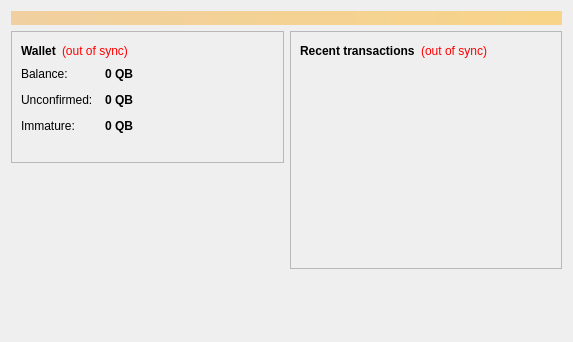
<?xml version="1.0" encoding="UTF-8"?>
<ui version="4.0">
 <class>OverviewPage</class>
 <widget class="QWidget" name="OverviewPage">
  <property name="geometry">
   <rect>
    <x>0</x>
    <y>0</y>
    <width>573</width>
    <height>342</height>
   </rect>
  </property>
  <property name="windowTitle">
   <string>Form</string>
  </property>
  <layout class="QVBoxLayout" name="topLayout">
   <item>
    <widget class="QLabel" name="labelAlerts">
     <property name="visible">
      <bool>false</bool>
     </property>
     <property name="styleSheet">
      <string notr="true">background-color: qlineargradient(x1: 0, y1: 0, x2: 1, y2: 0, stop:0 #F0D0A0, stop:1 #F8D488); color:#000000;</string>
     </property>
     <property name="wordWrap">
      <bool>true</bool>
     </property>
     <property name="margin">
      <number>3</number>
     </property>
    </widget>
   </item>
   <item>
    <layout class="QHBoxLayout" name="horizontalLayout" stretch="1,1">
     <item>
      <layout class="QVBoxLayout" name="verticalLayout_2">
       <item>
        <widget class="QFrame" name="frame">
         <property name="frameShape">
          <enum>QFrame::StyledPanel</enum>
         </property>
         <property name="frameShadow">
          <enum>QFrame::Raised</enum>
         </property>
         <layout class="QVBoxLayout" name="verticalLayout_4">
          <item>
           <layout class="QHBoxLayout" name="horizontalLayout_4">
            <item>
             <widget class="QLabel" name="label_5">
              <property name="font">
               <font>
                <weight>75</weight>
                <bold>true</bold>
               </font>
              </property>
              <property name="text">
               <string>Wallet</string>
              </property>
             </widget>
            </item>
            <item>
             <widget class="QLabel" name="labelWalletStatus">
              <property name="toolTip">
               <string>&lt;html&gt;&lt;head/&gt;&lt;body&gt;&lt;p&gt;The displayed information may be out of date. Your wallet automatically synchronizes with the Quark network after a connection is established, but this process has not completed yet.&lt;/p&gt;&lt;/body&gt;&lt;/html&gt;</string>
              </property>
              <property name="styleSheet">
               <string notr="true">QLabel { color: red; }</string>
              </property>
              <property name="text">
               <string notr="true">(out of sync)</string>
              </property>
              <property name="alignment">
               <set>Qt::AlignLeading|Qt::AlignLeft|Qt::AlignVCenter</set>
              </property>
             </widget>
            </item>
            <item>
             <spacer name="horizontalSpacer_2">
              <property name="orientation">
               <enum>Qt::Horizontal</enum>
              </property>
              <property name="sizeHint" stdset="0">
               <size>
                <width>40</width>
                <height>20</height>
               </size>
              </property>
             </spacer>
            </item>
           </layout>
          </item>
          <item>
           <layout class="QFormLayout" name="formLayout_2">
            <property name="fieldGrowthPolicy">
             <enum>QFormLayout::AllNonFixedFieldsGrow</enum>
            </property>
            <property name="horizontalSpacing">
             <number>12</number>
            </property>
            <property name="verticalSpacing">
             <number>12</number>
            </property>
            <item row="0" column="0">
             <widget class="QLabel" name="label">
              <property name="text">
               <string>Balance:</string>
              </property>
             </widget>
            </item>
            <item row="0" column="1">
             <widget class="QLabel" name="labelBalance">
              <property name="font">
               <font>
                <weight>75</weight>
                <bold>true</bold>
               </font>
              </property>
              <property name="cursor">
               <cursorShape>IBeamCursor</cursorShape>
              </property>
              <property name="toolTip">
               <string>Your current balance</string>
              </property>
              <property name="text">
               <string notr="true">0 QB</string>
              </property>
              <property name="textInteractionFlags">
               <set>Qt::LinksAccessibleByMouse|Qt::TextSelectableByKeyboard|Qt::TextSelectableByMouse</set>
              </property>
             </widget>
            </item>
            <item row="1" column="0">
             <widget class="QLabel" name="label_3">
              <property name="text">
               <string>Unconfirmed:</string>
              </property>
             </widget>
            </item>
            <item row="1" column="1">
             <widget class="QLabel" name="labelUnconfirmed">
              <property name="font">
               <font>
                <weight>75</weight>
                <bold>true</bold>
               </font>
              </property>
              <property name="cursor">
               <cursorShape>IBeamCursor</cursorShape>
              </property>
              <property name="toolTip">
               <string>Total of transactions that have yet to be confirmed, and do not yet count toward the current balance</string>
              </property>
              <property name="text">
               <string notr="true">0 QB</string>
              </property>
              <property name="textInteractionFlags">
               <set>Qt::LinksAccessibleByMouse|Qt::TextSelectableByKeyboard|Qt::TextSelectableByMouse</set>
              </property>
             </widget>
            </item>
            <item row="2" column="0">
             <widget class="QLabel" name="labelImmatureText">
              <property name="text">
               <string>Immature:</string>
              </property>
             </widget>
            </item>
            <item row="2" column="1">
             <widget class="QLabel" name="labelImmature">
              <property name="font">
               <font>
                <weight>75</weight>
                <bold>true</bold>
               </font>
              </property>
              <property name="toolTip">
               <string>Mined balance that has not yet matured</string>
              </property>
              <property name="text">
               <string notr="true">0 QB</string>
              </property>
              <property name="textInteractionFlags">
               <set>Qt::LinksAccessibleByMouse|Qt::TextSelectableByKeyboard|Qt::TextSelectableByMouse</set>
              </property>
             </widget>
            </item>
           </layout>
          </item>
          <item>
           <widget class="QLabel" name="label_wallet_bgcoin">
            <property name="text">
             <string/>
            </property>
            <property name="pixmap">
             <pixmap resource="../bitcoin.qrc">:/images/wallet_bgcoin</pixmap>
            </property>
            <property name="scaledContents">
             <bool>false</bool>
            </property>
            <property name="alignment">
             <set>Qt::AlignCenter</set>
            </property>
            <property name="margin">
             <number>-2</number>
            </property>
           </widget>
          </item>
         </layout>
        </widget>
       </item>
       <item>
        <spacer name="verticalSpacer">
         <property name="orientation">
          <enum>Qt::Vertical</enum>
         </property>
         <property name="sizeHint" stdset="0">
          <size>
           <width>20</width>
           <height>40</height>
          </size>
         </property>
        </spacer>
       </item>
      </layout>
     </item>
     <item>
      <layout class="QVBoxLayout" name="verticalLayout_3">
       <item>
        <widget class="QFrame" name="frame_2">
         <property name="frameShape">
          <enum>QFrame::StyledPanel</enum>
         </property>
         <property name="frameShadow">
          <enum>QFrame::Raised</enum>
         </property>
         <layout class="QVBoxLayout" name="verticalLayout">
          <item>
           <layout class="QHBoxLayout" name="horizontalLayout_2">
            <item>
             <widget class="QLabel" name="label_4">
              <property name="text">
               <string>&lt;b&gt;Recent transactions&lt;/b&gt;</string>
              </property>
             </widget>
            </item>
            <item>
             <widget class="QLabel" name="labelTransactionsStatus">
              <property name="toolTip">
               <string>&lt;html&gt;&lt;head/&gt;&lt;body&gt;&lt;p&gt;The displayed information may be out of date. Your wallet automatically synchronizes with the Quark network after a connection is established, but this process has not completed yet.&lt;/p&gt;&lt;/body&gt;&lt;/html&gt;</string>
              </property>
              <property name="styleSheet">
               <string notr="true">QLabel { color: red; }</string>
              </property>
              <property name="text">
               <string notr="true">(out of sync)</string>
              </property>
              <property name="alignment">
               <set>Qt::AlignRight|Qt::AlignTrailing|Qt::AlignVCenter</set>
              </property>
             </widget>
            </item>
            <item>
             <spacer name="horizontalSpacer">
              <property name="orientation">
               <enum>Qt::Horizontal</enum>
              </property>
              <property name="sizeHint" stdset="0">
               <size>
                <width>40</width>
                <height>20</height>
               </size>
              </property>
             </spacer>
            </item>
           </layout>
          </item>
          <item>
           <widget class="QListView" name="listTransactions">
            <property name="styleSheet">
             <string notr="true">QListView { background: transparent; }</string>
            </property>
            <property name="frameShape">
             <enum>QFrame::NoFrame</enum>
            </property>
            <property name="verticalScrollBarPolicy">
             <enum>Qt::ScrollBarAlwaysOff</enum>
            </property>
            <property name="horizontalScrollBarPolicy">
             <enum>Qt::ScrollBarAlwaysOff</enum>
            </property>
            <property name="selectionMode">
             <enum>QAbstractItemView::NoSelection</enum>
            </property>
           </widget>
          </item>
         </layout>
        </widget>
       </item>
       <item>
        <spacer name="verticalSpacer_2">
         <property name="orientation">
          <enum>Qt::Vertical</enum>
         </property>
         <property name="sizeHint" stdset="0">
          <size>
           <width>20</width>
           <height>40</height>
          </size>
         </property>
        </spacer>
       </item>
      </layout>
     </item>
    </layout>
   </item>
  </layout>
 </widget>
 <resources/>
 <connections/>
</ui>
